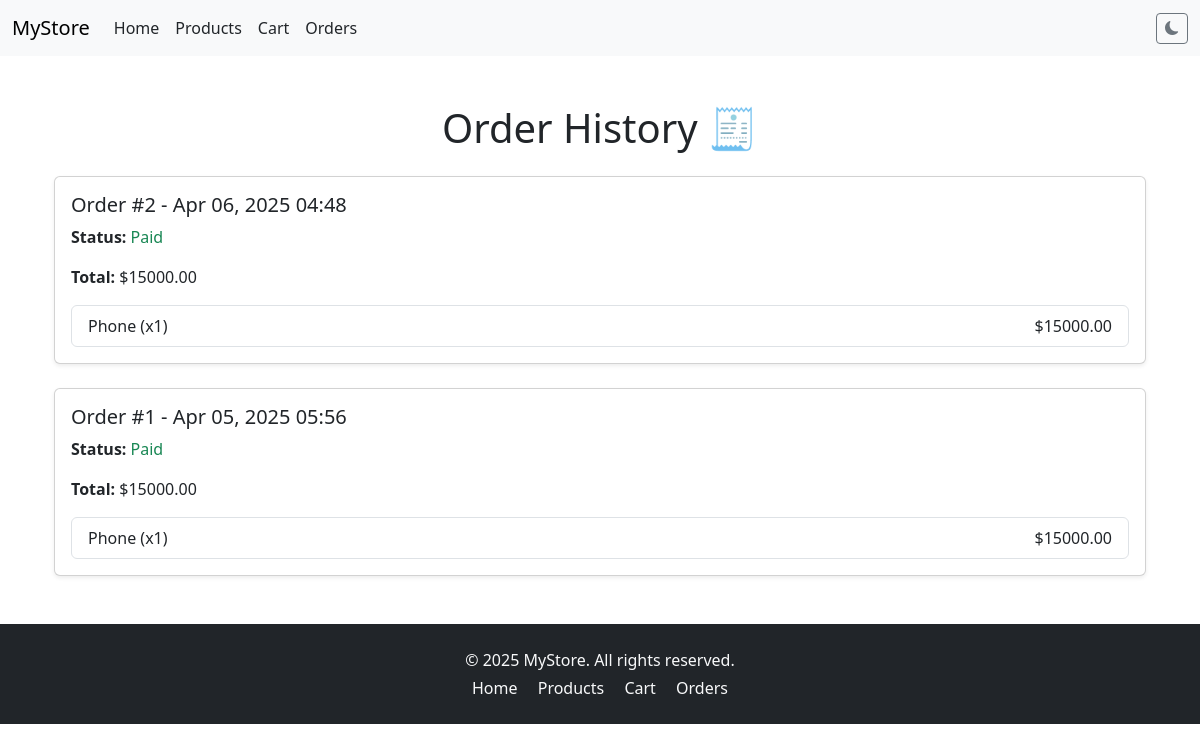
Page /order-history/ (signed in) on the earlier database version.
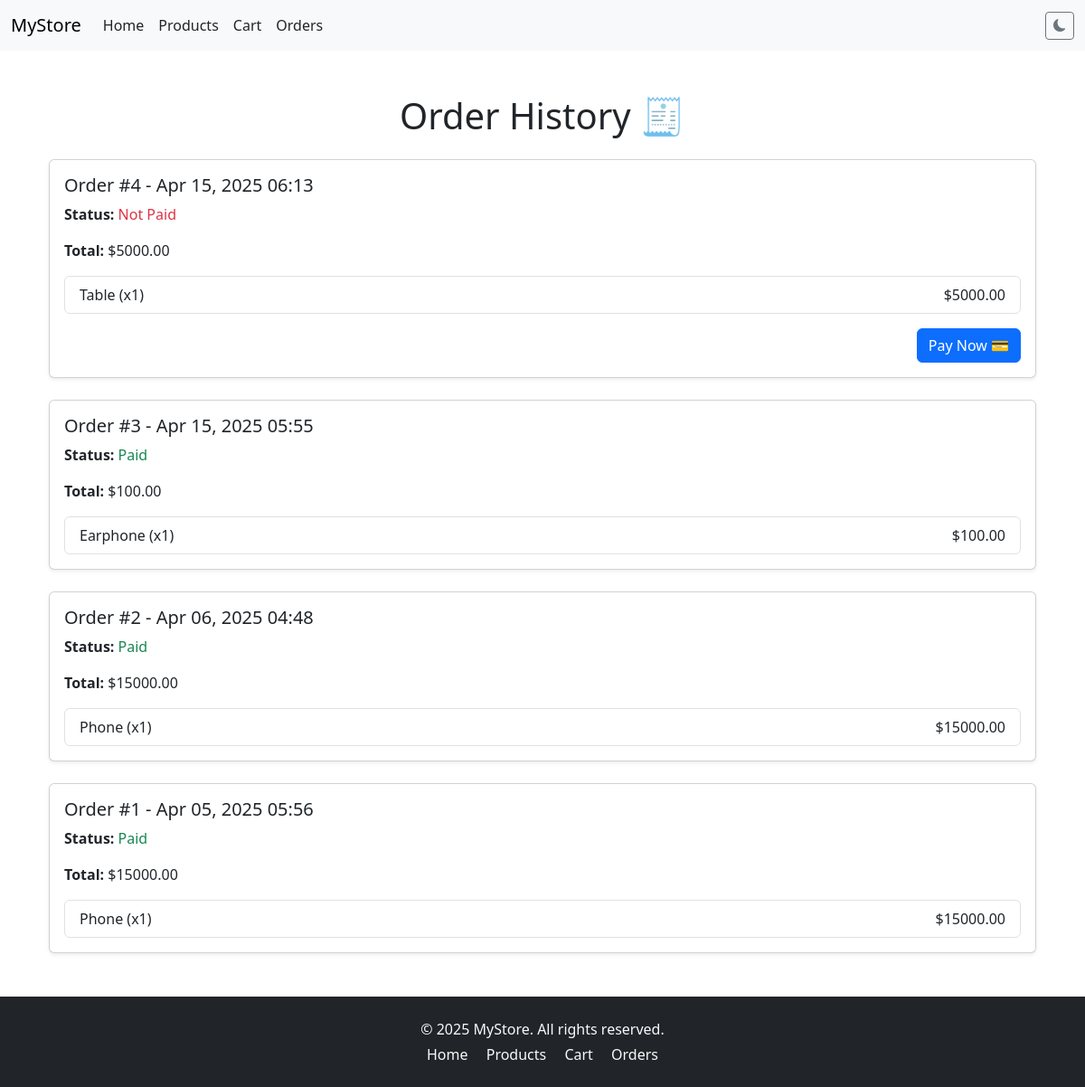
Same page on the later database version.
### store/models.py (models this page shows, shortened)
class Order(models.Model):
    user = models.ForeignKey(User, on_delete=models.CASCADE)
    created_at = models.DateTimeField(auto_now_add=True)
    total_price = models.DecimalField(max_digits=10, decimal_places=2)
    is_paid = models.BooleanField(default=False)
    razorpay_order_id = models.CharField(max_length=100, blank=True, null=True)

class OrderItem(models.Model):
    order = models.ForeignKey(Order, related_name='items', on_delete=models.CASCADE)
    product = models.ForeignKey(Product, on_delete=models.CASCADE)
    quantity = models.PositiveIntegerField()
    price = models.DecimalField(max_digits=10, decimal_places=2)

class Product(models.Model):
    name = models.CharField(max_length=255)
    description = models.TextField()
    price = models.DecimalField(max_digits=10, decimal_places=2)
    image = models.ImageField(upload_to='products/', blank=True, null=True)
    created_at = models.DateTimeField(auto_now_add=True)

### store/views.py (the view)
# urls.py: path('order-history/', views.order_history, name='order_history'),
@login_required
def order_history(request):
    orders = Order.objects.filter(user=request.user).order_by('-created_at')
    return render(request, 'store/order_history.html', {'orders': orders})

### store/templates/store/order_history.html
{% extends "store/base.html" %}
{% block content %}
<div class="container mt-5">
    <h1 class="mb-4 text-center">Order History 🧾</h1>
    {% for order in orders %}
    <div class="card mb-4 shadow-sm">
        <div class="card-body">
            <h5>Order #{{ order.id }} - {{ order.created_at|date:"M d, Y H:i" }}</h5>
            <p><strong>Status:</strong> {% if order.is_paid %}
                <span class="text-success">Paid</span>
            {% else %}
                <span class="text-danger">Not Paid</span>
            {% endif %}</p>
            <p><strong>Total:</strong> ${{ order.total_price }}</p>
            <ul class="list-group mt-3">
                {% for item in order.items.all %}
                <li class="list-group-item d-flex justify-content-between">
                    {{ item.product.name }} (x{{ item.quantity }})
                    <span>${{ item.price }}</span>
                </li>
                {% endfor %}
            </ul>
            {% if not order.is_paid %}
            <form method="get" action="{% url 'initiate_payment' order.id %}" class="mt-3 text-end">
                <button type="submit" class="btn btn-primary">Pay Now 💳</button>
            </form>
            {% endif %}
        </div>
    </div>
    {% empty %}
    <p class="text-center text-muted">No orders found.</p>
    {% endfor %}
</div>
{% endblock %}

### store/templates/store/base.html (shortened to what this page needs)
<!DOCTYPE html>
<html lang="en">
<head>
    <link href="https://cdn.jsdelivr.net/npm/bootstrap@5.3.3/dist/css/bootstrap.min.css" rel="stylesheet">
    <link href="https://cdn.jsdelivr.net/npm/bootstrap-icons@1.10.5/font/bootstrap-icons.css" rel="stylesheet">
</head>
<body>
    {% include "store/header.html" %}
    <div class="container">
        {% block content %}{% endblock %}
    </div>
{% include "store/footer.html" %}
</body>
</html>

### store/templates/store/header.html (shortened to what this page needs)
<nav class="navbar navbar-expand-lg navbar-light bg-light">
    <div class="container-fluid">
      <a class="navbar-brand" href="{% url 'home' %}">MyStore</a>
      <div class="collapse navbar-collapse" id="navbarNav">
        <ul class="navbar-nav me-auto mb-2 mb-lg-0">
          <li class="nav-item">
            <a class="nav-link" href="{% url 'home' %}">Home</a>
          </li>
          <li class="nav-item">
            <a class="nav-link" href="{% url 'products' %}">Products</a>
          </li>
          <li class="nav-item">
            <a class="nav-link" href="{% url 'cart' %}">Cart</a>
          </li>
          <li class="nav-item">
            <a class="nav-link" href="{% url 'order_history' %}">Orders</a>
          </li>
        </ul>
        <button id="toggle-theme" class="btn btn-outline-secondary btn-sm" type="button">
          <i class="bi bi-moon-fill"></i>
        </button>
      </div>
    </div>
  </nav>

### store/templates/store/footer.html
<footer class="bg-dark text-light py-4 mt-5">
    <div class="container text-center">
      <p class="mb-1">&copy; 2025 MyStore. All rights reserved.</p>
      <p class="mb-0">
        <a href="/" class="text-decoration-none text-light me-3">Home</a>
        <a href="/products/" class="text-decoration-none text-light me-3">Products</a>
        <a href="/cart/" class="text-decoration-none text-light me-3">Cart</a>
        <a href="/orders/" class="text-decoration-none text-light">Orders</a>
      </p>
    </div>
  </footer>

### store/templates/store/base.html (style rules this page uses)
a.nav-link, a.dropdown-item { color: inherit; }

Differences in the rows shown:
added Order: id "4", created_at "Apr 15, 2025 06:13", is_paid "Not Paid", total_price "5000.00"
added OrderItem: product.name "Table", quantity "1", price "5000.00", shown under "4"
added Order: id "3", created_at "Apr 15, 2025 05:55", is_paid "Paid", total_price "100.00"
added OrderItem: product.name "Earphone", quantity "1", price "100.00", shown under "3"
